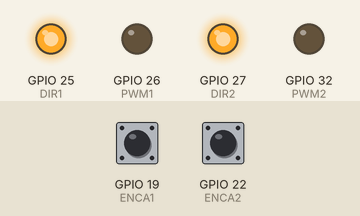
This sketch was run on a simulated ESP32. Parts: output pins drawn as LEDs (lit = HIGH). The inputs (shaded band) are chosen by the test bench; at power-on: GPIO 19 (ENCA1) HIGH, GPIO 22 (ENCA2) HIGH. The ROS host is connected and sends only what is stated.

Above: at 0.1 s.
Timing chart, 0 to 1.6 s (numbered marks = the images above):
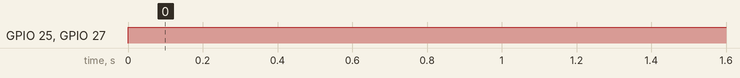

The sketch:

micro_ros_publisher_and_subscriber_joystick_with_pid.ino
```cpp
#include <micro_ros_arduino.h>

#include <stdio.h>
#include <rcl/rcl.h>
#include <rcl/error_handling.h>
#include <rclc/rclc.h>
#include <rclc/executor.h>

#include <geometry_msgs/msg/vector3.h>

#define ENCA1 19
#define ENCB1 21
#define ENCA2 22
#define ENCB2 23
#define DIR1 25
#define PWM1 26
#define DIR2 27
#define PWM2 32
#define LED_PIN 13

const int mChannel1 = 0;
const int mChannel2=1;
const int frequency = 5000;
const int resolution = 8;
int prev;
volatile long count1 = 0;
volatile long count2 = 0;
unsigned long previousmillis = 0;
unsigned long currentmillis=0;
volatile long previouscount1=0;
volatile long previouscount2=0;


#if !defined(ESP32) && !defined(TARGET_PORTENTA_H7_M7) && !defined(ARDUINO_NANO_RP2040_CONNECT) && !defined(ARDUINO_WIO_TERMINAL)
#error This example is only avaible for Arduino Portenta, Arduino Nano RP2040 Connect, ESP32 Dev module and Wio Terminal
#endif

rcl_publisher_t publisher;
rcl_subscription_t subscriber;
geometry_msgs__msg__Vector3 msg;
geometry_msgs__msg__Vector3 msg1;
rclc_executor_t executor;
rclc_support_t support;
rcl_allocator_t allocator;
rcl_node_t node;
rcl_timer_t timer;

#define RCCHECK(fn) { rcl_ret_t temp_rc = fn; if((temp_rc != RCL_RET_OK)){error_loop();}}
#define RCSOFTCHECK(fn) { rcl_ret_t temp_rc = fn; if((temp_rc != RCL_RET_OK)){}}


void IRAM_ATTR EncoderDataA1()
{
  if(digitalRead(ENCB1) == LOW)
  count1--;
  else
  count1++;
}

void IRAM_ATTR EncoderDataA2()
{
  if(digitalRead(ENCB2) == LOW)
  count2--;
  else
  count2++;
}

void error_loop(){
  while(1){
    digitalWrite(LED_PIN, !digitalRead(LED_PIN));
    delay(100);
  }
}

void timer_callback(rcl_timer_t * timer, int64_t last_call_time)
{
  RCLC_UNUSED(last_call_time);
  if (timer != NULL) {
    RCSOFTCHECK(rcl_publish(&publisher, &msg, NULL));
  }
}

void subscription_callback(const void * msgin)
{
  const geometry_msgs__msg__Vector3 * msg = (const geometry_msgs__msg__Vector3 *)msgin;
  msg1.x=msg->x;
  msg1.y=msg->y;
  msg1.z=msg->z;
}


void setup() {
  set_microros_wifi_transports("sjm-Inspiron-3584", "12345678", "10.42.0.1", 8888);

  allocator = rcl_get_default_allocator();

  pinMode(ENCA1, INPUT_PULLUP);
  pinMode(ENCB1, INPUT_PULLUP);
  pinMode(ENCA2, INPUT_PULLUP);
  pinMode(ENCB2, INPUT_PULLUP);
  pinMode(PWM1, OUTPUT);
  pinMode(DIR1, OUTPUT);
  pinMode(PWM2, OUTPUT);
  pinMode(DIR2, OUTPUT);
  ledcSetup(mChannel1, frequency, resolution);
  ledcAttachPin(PWM1, mChannel1);
  ledcSetup(mChannel2, frequency, resolution);
  ledcAttachPin(PWM2, mChannel2);
  attachInterrupt(digitalPinToInterrupt(ENCA1), EncoderDataA1, RISING);
  attachInterrupt(digitalPinToInterrupt(ENCA2), EncoderDataA2, RISING);

  //create init_options
  RCCHECK(rclc_support_init(&support, 0, NULL, &allocator));

  // create node
  RCCHECK(rclc_node_init_default(&node, "micro_ros_arduino_wifi_node", "", &support));

  // create publisher
  RCCHECK(rclc_publisher_init_default(
    &publisher,
    &node,
    ROSIDL_GET_MSG_TYPE_SUPPORT(geometry_msgs, msg, Vector3),
    "encoder_data"));
    msg.x=0;
    msg.y=0;
    msg.z=0;

  // // Set QoS profile to reliable
  // rmw_qos_profile_t custom_qos_profile = rmw_qos_profile_default;
  // custom_qos_profile.reliability = RMW_QOS_POLICY_RELIABILITY_RELIABLE;
  // RCCHECK(rclc_publisher_set_qos_profile(&publisher, custom_qos_profile));

  // create subscriber
  RCCHECK(rclc_subscription_init_default(
    &subscriber,
    &node,
    ROSIDL_GET_MSG_TYPE_SUPPORT(geometry_msgs, msg, Vector3),
    "pid_output"));

  // create executor
  RCCHECK(rclc_executor_init(&executor, &support.context, 1, &allocator));
  RCCHECK(rclc_executor_add_subscription(&executor, &subscriber, &msg1, &subscription_callback, ON_NEW_DATA));

}

void loop() {
    currentmillis=millis();
    if(currentmillis-previousmillis>1000/30){
      msg.x=count1-previouscount1;
      msg.y=count2-previouscount2;
      msg.z=0;
      RCSOFTCHECK(rcl_publish(&publisher, &msg, NULL));
      RCCHECK(rclc_executor_spin_some(&executor, RCL_MS_TO_NS(100)));
      previousmillis=currentmillis;
      previouscount1=count1;
      previouscount1=count2;
    }

    if(msg1.x>0 && msg1.y>0){
      digitalWrite(DIR1, LOW);
      ledcWrite(mChannel1,msg1.x);
      digitalWrite(DIR2, LOW);
      ledcWrite(mChannel2,msg1.y);
    }

    else if(msg1.x<0 && msg1.y<0)
    {
      digitalWrite(DIR1, HIGH);
      ledcWrite(mChannel1,-msg1.x);
      digitalWrite(DIR2, HIGH);
      ledcWrite(mChannel2,-msg1.y);
    }

    else if(msg1.x==0 && msg1.y==0){
      digitalWrite(DIR1, HIGH);
      ledcWrite(mChannel1,msg1.x);
      digitalWrite(DIR2, HIGH);
      ledcWrite(mChannel2,msg1.y);
    }

}
```

Measured:
- by itself, GPIO 25 (DIR1), GPIO 27 (DIR2): LOW → HIGH at 0.00 s
